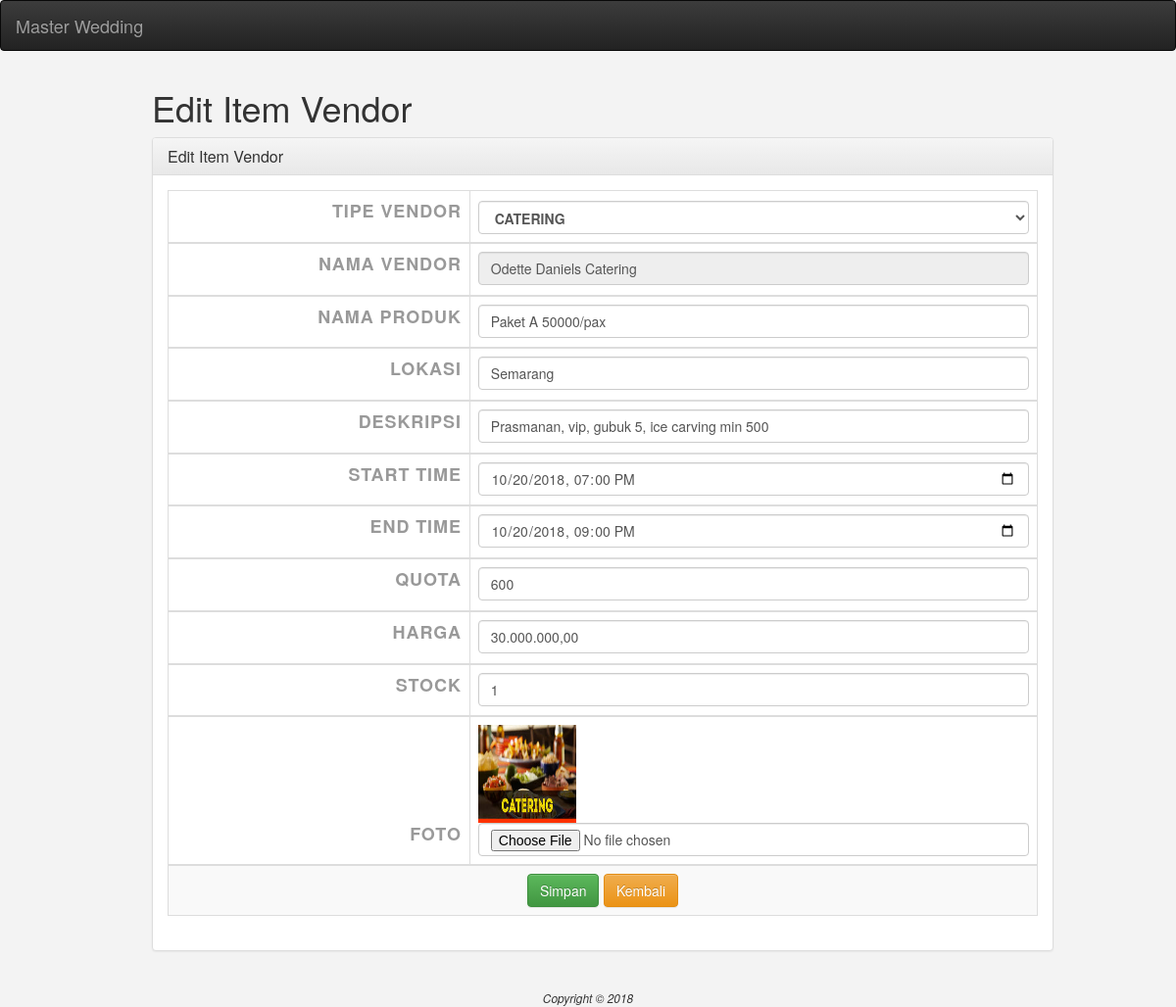
/item/edit/1, run on the app's committed database.
### tables this page shows
CREATE TABLE `item` (
  `id` int(11) NOT NULL,
  `jenisid` int(11) NOT NULL,
  `userid` int(11) UNSIGNED NOT NULL,
  `nama` varchar(255) NOT NULL,
  `lokasi` varchar(255) NOT NULL,
  `deskripsi` text NOT NULL,
  `starttime` datetime NOT NULL,
  `endtime` datetime NOT NULL,
  `quota` int(11) NOT NULL,
  `foto` text NOT NULL,
  `harga` float(10,2) NOT NULL,
  `stock` int(11) NOT NULL,
  `vendorid` int(11) NOT NULL
);

CREATE TABLE `jenis` (
  `id` int(11) NOT NULL,
  `kode_jenis` varchar(12) NOT NULL,
  `type` varchar(30) NOT NULL,
  `userid` int(11) UNSIGNED NOT NULL
);

CREATE TABLE `vendor` (
  `id` int(11) NOT NULL,
  `nama` varchar(50) NOT NULL,
  `alamat` varchar(100) NOT NULL,
  `telpon` varchar(20) NOT NULL,
  `foto` varchar(255) NOT NULL,
  `jenisid` int(11) NOT NULL,
  `userid` int(11) NOT NULL
);

### application/controllers/Item.php (called while the page is built, shortened)
<?php
class Item extends CI_Controller{
    public function __construct(){
        $this->load->model('item_model','item');
        $this->load->model('jenis_model', 'jenis');
        $this->load->model('vendor_model', 'vendor');
        $this->load->model('nota_model', 'nota');
        $this->load->model('notadetail_model', 'detail');
    }
    public function edit() {
        $id = $this->uri->segment(3);
        $data = $this->item->find_by_id($id);
        $data['jenis'] = $this->jenis->find_all();
        $this->load->view('item/edit', $data);
    }
}

### index.php (called while the page is built, shortened)
<?php
require_once BASEPATH.'core/CodeIgniter.php';

### application/models/Item_model.php (called while the page is built, shortened)
<?php
class Item_model extends CI_Model{
    public function find_by_id($id){
        $result = $this->db->query("SELECT item.*, jenis.type as typepaket, vendor.nama as namavendor  FROM item INNER JOIN jenis ON item.jenisid=jenis.id INNER JOIN vendor ON item.jenisid=vendor.jenisid WHERE item.id='$id'")->result_array();
        if ($result){
            return $result[0];
        } else {
            return false;
        }
    }
}

### application/models/Jenis_model.php (called while the page is built, shortened)
<?php
class Jenis_model extends CI_Model{
    public $table = 'jenis';
    public function find_all(){
        return $this->db->get($this->table)->result_array();
    }
}

### application/views/item/edit.php (the view, shortened to what this page needs)
<div class="container">
    <?php
    include APPPATH . 'views/fragment/header.php';
    include APPPATH . 'views/fragment/menu.php';
    ?>
    <body>
    <main>
        <div class="col-md-10 col-md-offset-1">
            <h1>Edit Item Vendor</h1>
            <div class="panel panel-default panel-table">
                <div class="panel-heading">
                    <div class="row">
                        <div class="col col-xs-6">
                            <h3 class="panel-title">Edit Item Vendor</h3>
                        </div>
                    </div>
                </div>
                <div class="panel-body">
                    <table class="table table-striped table-bordered table-list">
                        <form class="form-horizontal" action="<?= base_url("item/edit_save") ?>" enctype="multipart/form-data"name="formtambah" method="post" id="formtambah">
                            <thead>
                            <tr>
                                <th style="text-align: right"><label class="control-label" for="jenisid"> Tipe Vendor </label></th>
                                <th><select class = "form-control" id="jenisid" name="jenisid" required="required">
                                        <?php
                                        foreach ($jenis as $key => $value){
                                            $id=$value['id']; ?>
                                            <option value="<?= $value['id'] ?>"
                                            <?php
                                            if ($id == $jenisid) { echo "selected"; } ?>
                                            ><?= $value['type'] ?></option>";
                                            <?php
                                        }
                                        ?>
                                    </select></th>
                            </tr>
                            <tr>
                                <th style="text-align: right"><label class="control-label" for="nama"> Nama Vendor </th>
                                <td><input class="form-control " type="text" name="nama" id="nama" size="12" required="required" value="<?= $namavendor ?>"readonly></td>
                            </tr>
                            <tr>
                                <th style="text-align: right"><label class="control-label" for="nama"> Nama Produk </th>
                                <td><input class="form-control " type="text" name="nama" id="nama" size="12" required="required" value="<?= $nama ?>"></td>
                            </tr>
                            <tr>
                                <th style="text-align: right"><label class="control-label" for="lokasi"> Lokasi </th>
                                <td><input class="form-control " type="text" name="lokasi" id="lokasi" size="12" required="required" value="<?= $lokasi ?>"></td>
                            </tr>
                            <tr>
                                <th style="text-align: right"><label class="control-label" for="deskripsi"> Deskripsi </th>
                                <td><input class="form-control " type="text" name="deskripsi" id="deskripsi" size="12" required="required" value="<?= $deskripsi ?>"></td>
                            </tr>
                            <tr>
                                <th style="text-align: right"><label class="control-label" for="starttime"> Start time </th>
                                <td><input class="form-control datepicker col-sm-4" type="datetime-local" name="starttime" size="12" required="required" value="<?= $starttime ?>" placeholder="ddmmyy"></td>
                            </tr>
                            <tr>
                                <th style="text-align: right"><label class="control-label" for="endtime"> End time </th>
                                <td><input class="form-control datepicker col-sm-4"  type="datetime-local" name="endtime" id="endtime" size="12" required="required" value="<?= $endtime ?>"></td>
                            </tr>
                            <tr>
                                <th style="text-align: right"><label class="control-label" for="quota"> Quota </th>
                                <td><input class="form-control " type="text" name="quota" id="quota" size="12" required="required" value="<?= $quota ?>"></td>
                            </tr>
                            <tr>
                                <th style="text-align: right"><label class="control-label" for="harga"> Harga </th>
                                <td><input class="form-control " type="text" name="harga" id="harga" size="12" required="required" placeholder="Rp.0,00" value="<?= number_format( $harga, 2, ',', '.' )?>"></td>
                            </tr>
                            <tr>
                                <th style="text-align: right"><label class="control-label" for="stock"> Stock </th>
                                <td><input class="form-control " type="text" name="stock" id="stock" size="12" required="required" value="<?= $stock ?>"></td>
                            </tr>
                            <tr>
                                <th style="text-align: right"><label class="control-label" for="foto"> Foto </th>
                                <td>
                                    <img src="<?= $foto ?>" width="100" height="100"/>
                                    <input class="form-control" type="file" name="foto" id="foto" required="required"></td>
                            </tr>
                            </thead
                            <tr><th colspan="2" style="text-align: center">
                                    <input class="btn btn-success" type="submit" value="Simpan" id="submit" name="submit">
                                    <a class="btn btn-warning oi oi-arrow-circle-left" href="<?= base_url() ?>Item"> Kembali</a>
                                </th>
                        </form>
                    </table>
                </div>
            </div>
        </div>
    </main>
    </body>
</div>
<?php include APPPATH . 'views/fragment/footer.php'; ?>

### assets/style/style2.css (style rules this page uses)
html { box-sizing: border-box; font-family: 'PT Sans', sans-serif; -webkit-font-smoothing: antialiased; }
*, *:before, *:after { box-sizing: inherit; }
body { background-color: #f3f3f3; }
form { width: 100%; max-width: 300px; margin: 60px auto; }
label { color: #999; display: block; margin-bottom: 10px; text-transform: uppercase; font-size: 18px; font-weight: bold; letter-spacing: 0.05em }

### data on the page
item: jenisid "CATERING", nama "Odette Daniels Catering", nama "Paket A 50000/pax", lokasi "Semarang", deskripsi "Prasmanan, vip, gubuk 5, ice carving min 500", starttime "10/20/2018 19:00", endtime "10/20/2018 21:00", quota "600", harga "30.000.000,00", stock "1", foto (picture)
